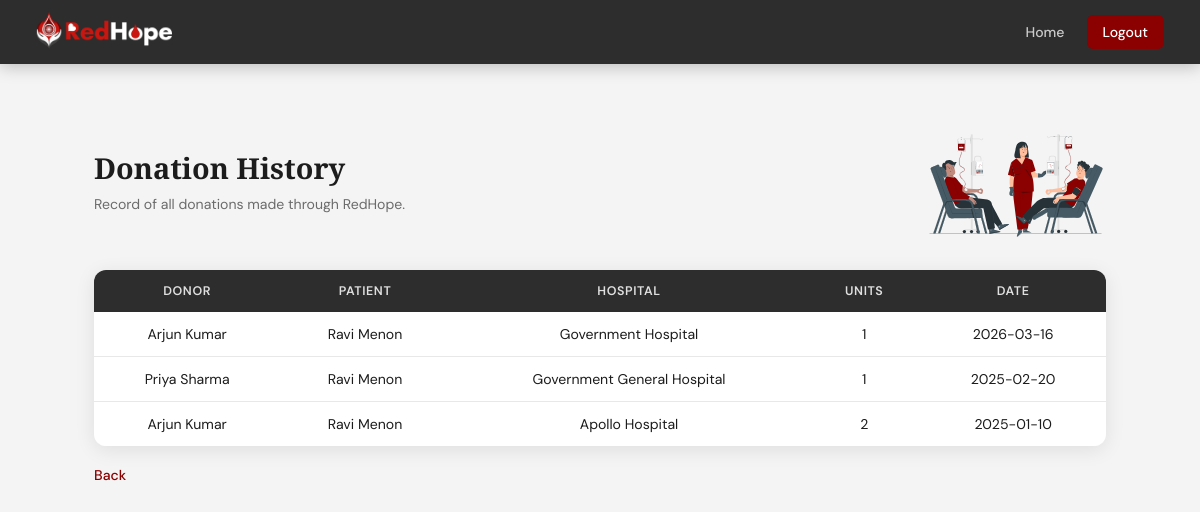
Page /donation_history (signed in) on the earlier database version.
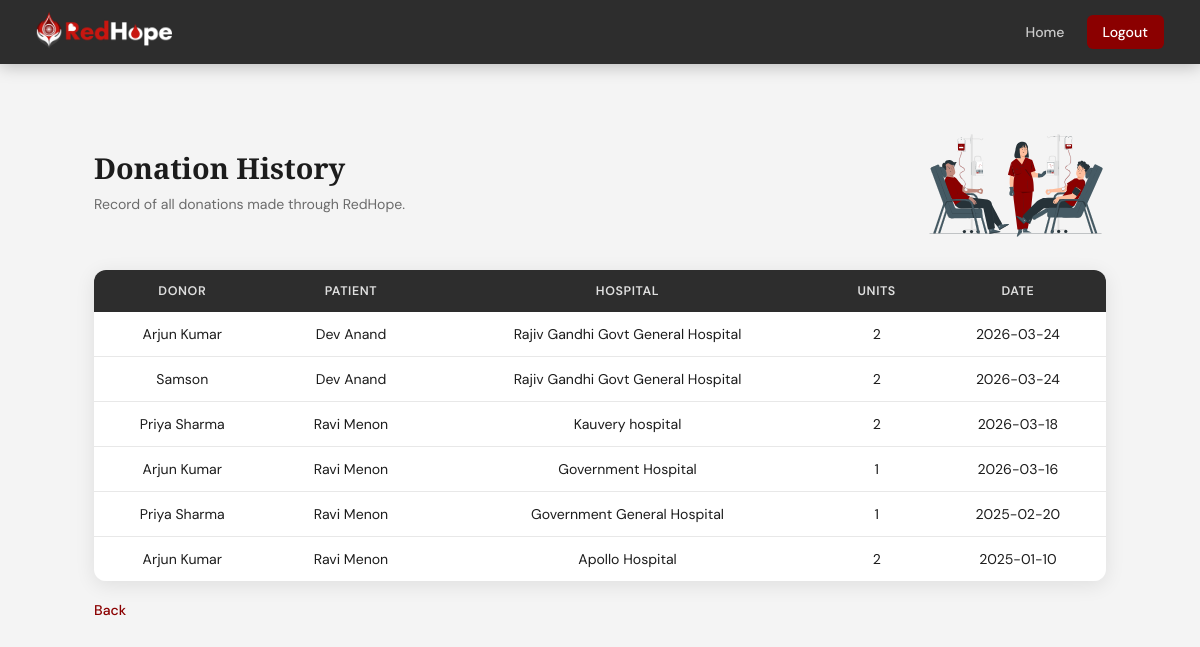
Same page on the later database version.
### tables this page shows
CREATE TABLE donation_history (
        donation_id INTEGER PRIMARY KEY AUTOINCREMENT,
        donor_id INTEGER,
        patient_id INTEGER,
        donation_date TIMESTAMP DEFAULT CURRENT_TIMESTAMP,
        hospital_name TEXT,
        units_donated INTEGER,
        FOREIGN KEY (donor_id) REFERENCES users(id),
        FOREIGN KEY (patient_id) REFERENCES users(id)
    );

CREATE TABLE users (
        id INTEGER PRIMARY KEY AUTOINCREMENT,
        full_name TEXT NOT NULL,
        email TEXT UNIQUE NOT NULL,
        password TEXT NOT NULL,
        role TEXT NOT NULL,
        phone TEXT,
        city TEXT,
        created_at TIMESTAMP DEFAULT CURRENT_TIMESTAMP
    , latitude REAL, longitude REAL);

### app.py (the view)
@app.route('/donation_history')
def donation_history():
    if 'user_id' not in session:
        return redirect('/login')
    conn = create_connection()
    cursor = conn.cursor()
    cursor.execute("""
        SELECT d.full_name, p.full_name, dh.donation_date, dh.hospital_name, dh.units_donated
        FROM donation_history dh
        JOIN users d ON dh.donor_id = d.id
        JOIN users p ON dh.patient_id = p.id
        ORDER BY dh.donation_date DESC
    """)
    rows = cursor.fetchall()
    conn.close()
    history = []
    for row in rows:
        history.append({
            'donor_name': row[0],
            'patient_name': row[1],
            'date': row[2],
            'hospital': row[3],
            'units': row[4]
        })
    return render_template('donation_history.html', history=history)

### database.py (called while the page is built)
def create_connection():
    conn = sqlite3.connect("redhope.db")
    return conn

### templates/donation_history.html
{% extends 'base.html' %}
{% block content %}
<div class="inner-page">
<div class="table-page">
    <div style="display: flex; align-items: center; justify-content: space-between; margin-bottom: 30px;">
        <div>
            <h1 style="margin-bottom: 8px;">Donation History</h1>
            <p class="page-sub" style="margin-bottom: 0;">Record of all donations made through RedHope.</p>
        </div>
        <img src="{{ url_for('static', filename='images/hero6.svg') }}" alt="History" style="height: 120px;">
    </div>
    {% if history %}
    <div class="table-wrapper">
    <table class="data-table">
        <thead>
            <tr>
                <th>Donor</th><th>Patient</th><th>Hospital</th><th>Units</th><th>Date</th>
            </tr>
        </thead>
        <tbody>
            {% for h in history %}
            <tr>
                <td>{{ h.donor_name }}</td>
                <td>{{ h.patient_name }}</td>
                <td>{{ h.hospital }}</td>
                <td>{{ h.units }}</td>
                <td>{{ h.date[:10] }}</td>
            </tr>
            {% endfor %}
        </tbody>
    </table>
    </div>
    {% else %}
    <p>No donation history found.</p>
    {% endif %}
    <a href="javascript:history.back()" class="back-link">Back</a>
</div>
</div>
{% endblock %}

Differences in the rows shown:
added donation_history: donor_name "Arjun Kumar", patient_name "Dev Anand", hospital "Rajiv Gandhi Govt General Hospital", units "2", donation_date "2026-03-24"
added donation_history: donor_name "Samson", patient_name "Dev Anand", hospital "Rajiv Gandhi Govt General Hospital", units "2", donation_date "2026-03-24"
added donation_history: donor_name "Priya Sharma", patient_name "Ravi Menon", hospital "Kauvery hospital", units "2", donation_date "2026-03-18"
